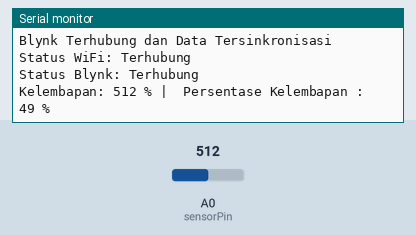
This sketch was run on a simulated ESP8266 (NodeMCU). On the bench: the last lines printed to the serial monitor. The inputs (shaded band) are chosen by the test bench; at power-on: A0 (sensorPin) = 512. WiFi joins after 1.5 s; servers stay silent unless stated.

Above: at 3.0 s.
3.1 s: A0 (sensorPin) set to 716
At 4.4 s:
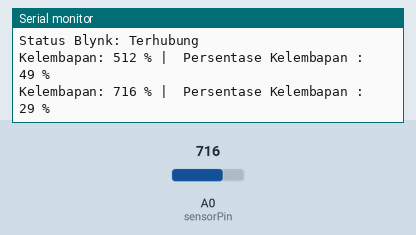
4.6 s: A0 (sensorPin) set to 900
At 5.4 s:
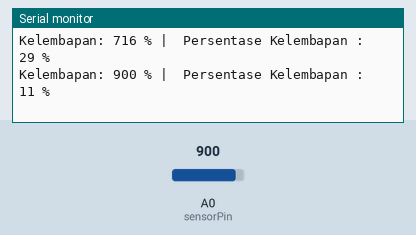
Timing chart, 0 to 7.6 s (numbered marks = the images above; inputs shaded):
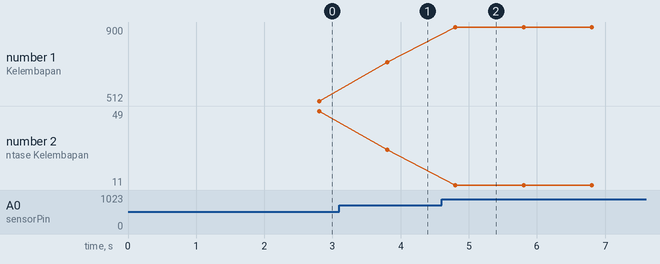

The sketch:

Sensor_Kelembapan_Tanah_Dengan_ESP01.ino
```cpp
#define BLYNK_TEMPLATE_ID "TMPL6SjS-w3Fy"
#define BLYNK_TEMPLATE_NAME "Sensor Kelembapan"
#define BLYNK_PRINT Serial
#include <ESP8266WiFi.h>
#include <BlynkSimpleEsp8266.h>

char auth[] = "xxxxxxxxxxxxxxxxx";  // Token Blynk
char ssid[] = "H4nk";                               // Nama WiFi
char pass[] = "xxxxxxxxxxxx";                         // Password WiFi

const int sensorPin = A0; // Pin sensor kelembapan tanah
BlynkTimer timer;         // Timer untuk pengecekan koneksi

bool lastWiFiStatus = false;   // Status koneksi WiFi terakhir
bool lastBlynkStatus = false;  // Status koneksi Blynk terakhir

void setup() {
  Serial.begin(115200);
  connectToWiFiAndBlynk(); // Fungsi koneksi awal

  pinMode(sensorPin, INPUT);

  // Atur timer untuk menjalankan fungsi pembacaan sensor secara berkala
  timer.setInterval(1000L, sendSensorData); // Setiap 1 detik
}

void loop() {
  if (WiFi.status() != WL_CONNECTED) {
    connectToWiFiAndBlynk(); // Rekoneksi jika WiFi terputus
  } else if (!Blynk.connected()) {
    connectToWiFiAndBlynk(); // Rekoneksi jika Blynk terputus
  }

  Blynk.run();
  timer.run(); // Jalankan timer untuk fungsi pembacaan sensor

  checkConnectionStatus(); // Cek dan tampilkan status koneksi
}

// Fungsi untuk menghubungkan ke WiFi dan Blynk
void connectToWiFiAndBlynk() {
  if (WiFi.status() != WL_CONNECTED) {
    Serial.println("Menghubungkan ke WiFi...");
    WiFi.begin(ssid, pass);
    while (WiFi.status() != WL_CONNECTED) {
      delay(500);
      Serial.print(".");
    }
    Serial.println("\nWiFi Terhubung");
  }

  if (!Blynk.connected()) {
    Serial.println("Menghubungkan ke Blynk...");
    Blynk.config(auth);
    Blynk.connect(); // Menyambungkan ke server Blynk
    if (Blynk.connected()) {
      Blynk.syncAll(); // Sinkronisasi data Blynk jika koneksi berhasil
      Serial.println("Blynk Terhubung dan Data Tersinkronisasi");
    }
  }
}

// Fungsi untuk membaca data sensor dan mengirim ke Blynk
void sendSensorData() {
  if (Blynk.connected()) { // Hanya kirim data jika terhubung ke Blynk
    int kelembapan = analogRead(sensorPin);
    int persentaseKelembapan = map(kelembapan, 1023, 0, 0, 100); // Kalibrasi sesuai sensor
    Blynk.virtualWrite(V1, kelembapan); // Kirim data ke Virtual Pin V1
    Serial.print("Kelembapan: ");
    Serial.print(kelembapan);
    Serial.print(" %");
        Serial.print(" |  Persentase Kelembapan : ");
    Serial.print(persentaseKelembapan);
    Serial.println(" %");

  } else {
    Serial.println("Tidak terhubung ke Blynk, data tidak terkirim.");
  }
}

// Fungsi untuk memeriksa dan menampilkan status koneksi WiFi dan Blynk
void checkConnectionStatus() {
  bool currentWiFiStatus = (WiFi.status() == WL_CONNECTED);
  bool currentBlynkStatus = Blynk.connected();

  // Cek perubahan status koneksi WiFi
  if (currentWiFiStatus != lastWiFiStatus) {
    if (currentWiFiStatus) {
      Serial.println("Status WiFi: Terhubung");
    } else {
      Serial.println("Status WiFi: Terputus");
    }
    lastWiFiStatus = currentWiFiStatus;
  }

  // Cek perubahan status koneksi Blynk
  if (currentBlynkStatus != lastBlynkStatus) {
    if (currentBlynkStatus) {
      Serial.println("Status Blynk: Terhubung");
    } else {
      Serial.println("Status Blynk: Terputus");
    }
    lastBlynkStatus = currentBlynkStatus;
  }
}
```

Measured:
- after the input at 3.1 s, the serial monitor: prints a new line after 0.70 s (image 1)
- after the input at 4.6 s, the serial monitor: prints a new line after 0.20 s (image 2)
- plotted number 1: 512 → 716 after the input at 3.1 s, 716 → 900 after the input at 4.6 s
- plotted number 2: 49 → 29 after the input at 3.1 s, 29 → 11 after the input at 4.6 s
